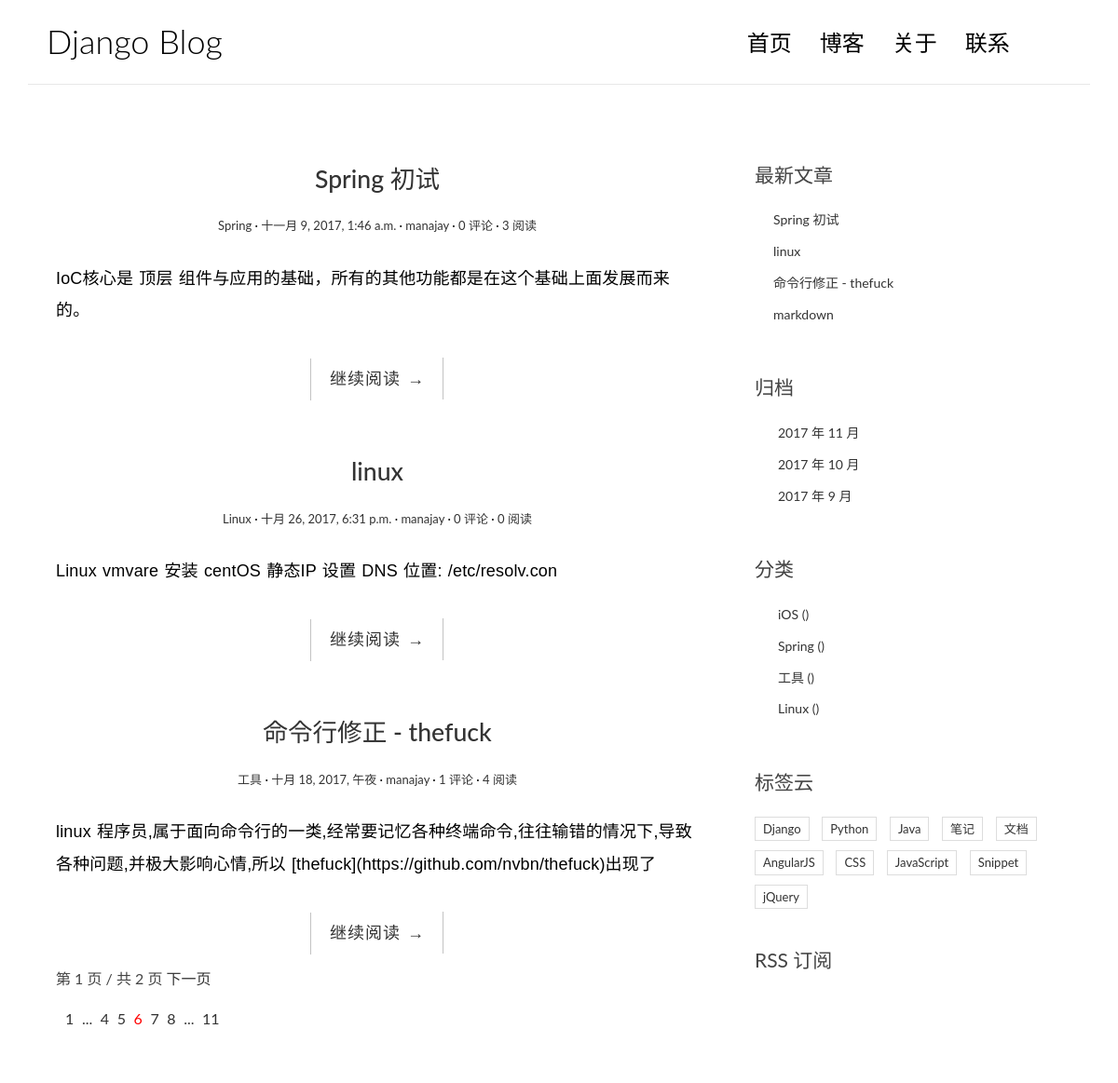
The app's page /, older data.
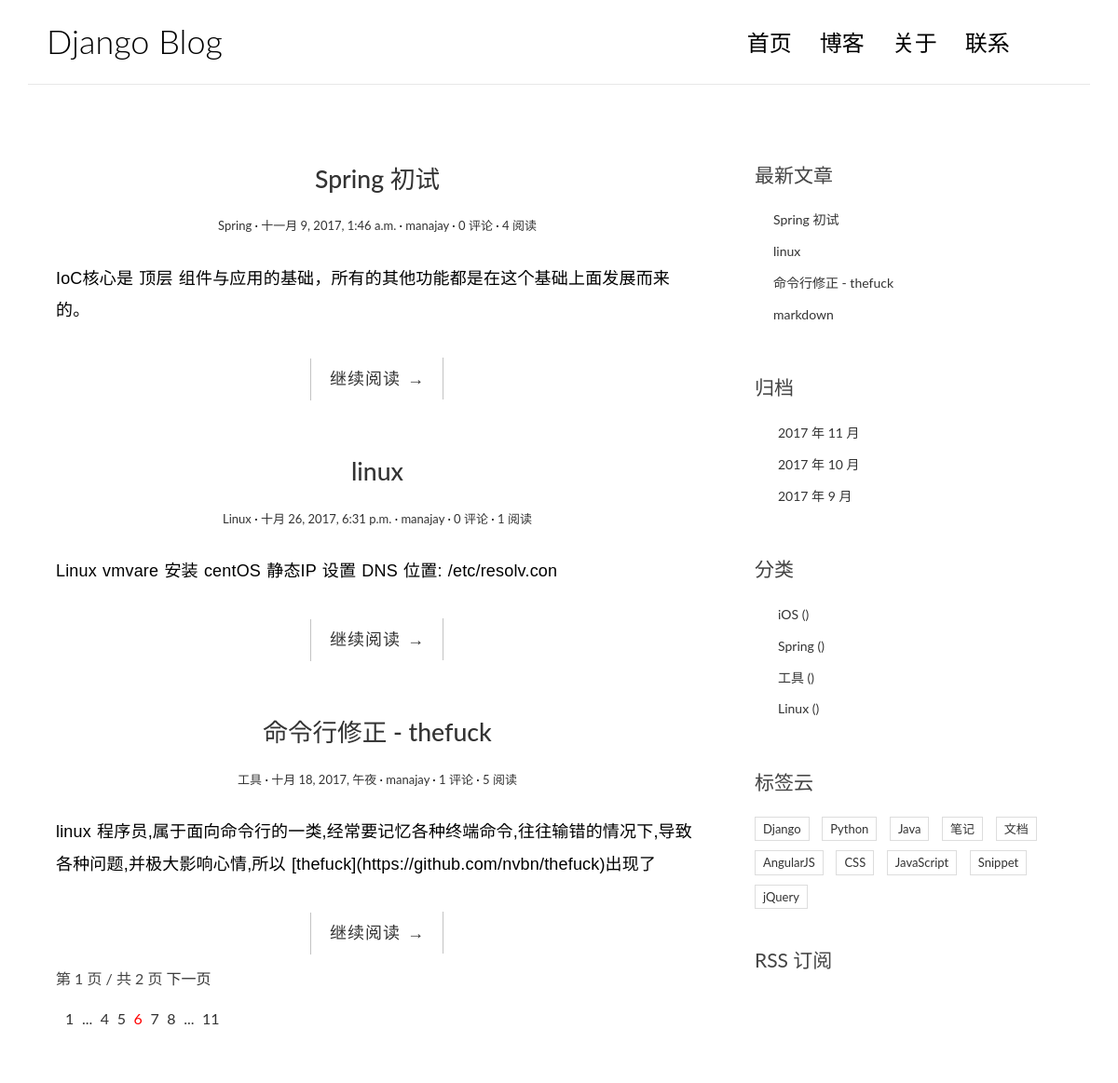
The same page, newer data.
### lynjay/models.py (models this page shows, shortened)
class Post(models.Model):
    class Meta:
        ordering = ['-created_time', 'title']
    """
    文章的数据存储
    """
    title = models.CharField(max_length=70)
    body = models.TextField()
    created_time = models.DateTimeField()
    modified_time = models.DateTimeField()
    excerpt = models.CharField(max_length=200, blank=True)
    views = models.PositiveIntegerField(default=0)
    category = models.ForeignKey(Category)
    tags = models.ManyToManyField(Tag, blank=True)
    author = models.ForeignKey(User)
    def get_absolute_url(self):
        return reverse("lynjay:detail", kwargs={'pk': self.pk})

class Category(models.Model):
    name = models.CharField(max_length=100)

### lynjay/views.py (the view)
# urls.py: url(r'^$', views.IndexView.as_view() , name="index"),
class IndexView(ListView):
    model = Post
    template_name = "blog/index.html"
    context_object_name = "post_list"
    paginate_by = 3

### lynjay/templatetags/blog_tags.py (called while the page is built)
@register.simple_tag
def get_recent_posts(num=5):
    return Post.objects.all().order_by("-created_time")[:num]

@register.simple_tag
def archives():
    return Post.objects.dates("created_time","month",order="DESC")

@register.simple_tag
def get_categories():
    return Category.objects.all()

### templates/blog/index.html (shortened to what this page needs)
{% extends 'base.html' %}
{% block main %}
    {% for post in post_list %}
        <article class="post post-{{ post.pk }}">
            <header class="entry-header">
                <h1 class="entry-title">
                    <a href="{{ post.get_absolute_url }}">{{ post.title }}</a>
                </h1>
                <div class="entry-meta">
                    <span class="post-category"><a href="#">{{ post.category.name }}</a></span>
                    <span class="post-date"><a href="#"><time class="entry-date"
                                                              datetime="{{ post.created_time }}">{{ post.created_time }}</time></a></span>
                    <span class="post-author"><a href="#">{{ post.author }}</a></span>
                    <span class="comments-link"><a href="#"> {{ post.comment_set.count }} 评论</a></span>
                    <span class="views-count"><a href="#">{{ post.views }} 阅读</a></span>
                </div>
            </header>
            <div class="entry-content clearfix">
                <p>{{ post.excerpt }}</p>
                <div class="read-more cl-effect-14">
                    <a href="{{ post.get_absolute_url }}" class="more-link">继续阅读 <span class="meta-nav">→</span></a>
                </div>
            </div>
        </article>
    {% empty %}
        <div class="no-post">暂时还没有发布的文章！</div>
    {% endfor %}
    {% if is_paginated %}
    <div class="pagination-simple">
        <span class="current">第 {{ page_obj.number }} 页 / 共 {{ paginator.num_pages }} 页</span>
        {% if page_obj.has_next %}
        <a href="?page={{ page_obj.next_page_number }}">下一页</a>
        {% endif %}
    </div>
    {% endif %}
    <div class="pagination">
        <ul>
            <li><a href="">1</a></li>
            <li><a href="">...</a></li>
            <li><a href="">4</a></li>
            <li><a href="">5</a></li>
            <li class="current"><a href="">6</a></li>
            <li><a href="">7</a></li>
            <li><a href="">8</a></li>
            <li><a href="">...</a></li>
            <li><a href="">11</a></li>
        </ul>
    </div>
{% endblock main %}

### templates/base.html (shortened to what this page needs)
{% extends 'baseHeader.html' %}
{% load blog_tags %}
{% block aside %}
                <aside class="col-md-4">
                <div class="widget widget-recent-posts">
                    <h3 class="widget-title">最新文章</h3>
                    {% get_recent_posts as recent_post_list %}
                    <ul>
                        {% for post in recent_post_list %}
                            <li>
                                <a href="{{ post.get_absolute_url }}">{{ post.title }}</a>
                            </li>
                        {% empty %}
                            暂无文章！
                        {% endfor %}
                    </ul>
                </div>
                <div class="widget widget-archives">
                    <h3 class="widget-title">归档</h3>
                    {% archives as date_list %}
                    <ul>
                        {% for date in date_list %}
                            <li>
                                <a href="{% url 'lynjay:archives' date.year date.month %}">{{ date.year }} 年 {{ date.month }} 月</a>
                            </li>
                        {% empty %}
                            暂无归档！
                        {% endfor %}
                    </ul>
                </div>
                <div class="widget widget-category">
                    <h3 class="widget-title">分类</h3>
                    {% get_categories as category_list %}
                    <ul>
                        {% for category in category_list %}
                            <li>
                                <a href="{% url 'lynjay:category' category.pk %}">{{ category.name }} <span class="post-count">({{ category.count }})</span></a>
                            </li>
                        {% empty %}
                            暂无分类！
                        {% endfor %}
                    </ul>
                </div>
                <div class="widget widget-tag-cloud">
                    <h3 class="widget-title">标签云</h3>
                    <ul>
                        <li>
                            <a href="#">Django</a>
                        </li>
                        <li>
                            <a href="#">Python</a>
                        </li>
                        <li>
                            <a href="#">Java</a>
                        </li>
                        <li>
                            <a href="#">笔记</a>
                        </li>
                        <li>
                            <a href="#">文档</a>
                        </li>
                        <li>
                            <a href="#">AngularJS</a>
                        </li>
                        <li>
                            <a href="#">CSS</a>
                        </li>
                        <li>
                            <a href="#">JavaScript</a>
                        </li>
                        <li>
                            <a href="#">Snippet</a>
                        </li>
                        <li>
                            <a href="#">jQuery</a>
                        </li>
                    </ul>
                </div>
                <div class="rss">
                    <a href=""> RSS 订阅</a>
                </div>
            </aside>
{% endblock aside %}

Row changes from the older to the newer data that the page shows:
changed Post "Spring 初试": views "3" → "4"
changed Post "linux": views "0" → "1"
changed Post "命令行修正 - thefuck": views "4" → "5"
